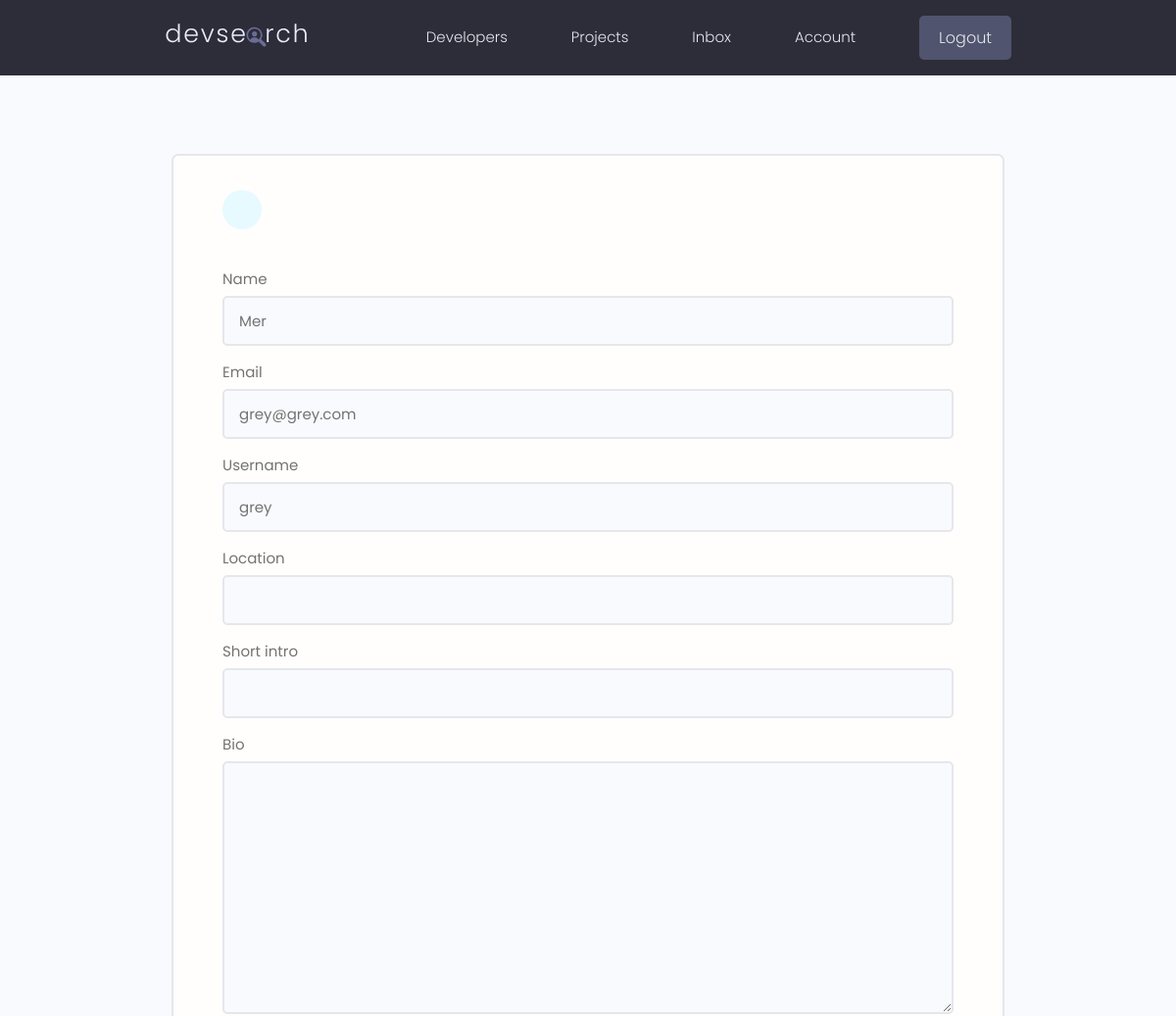
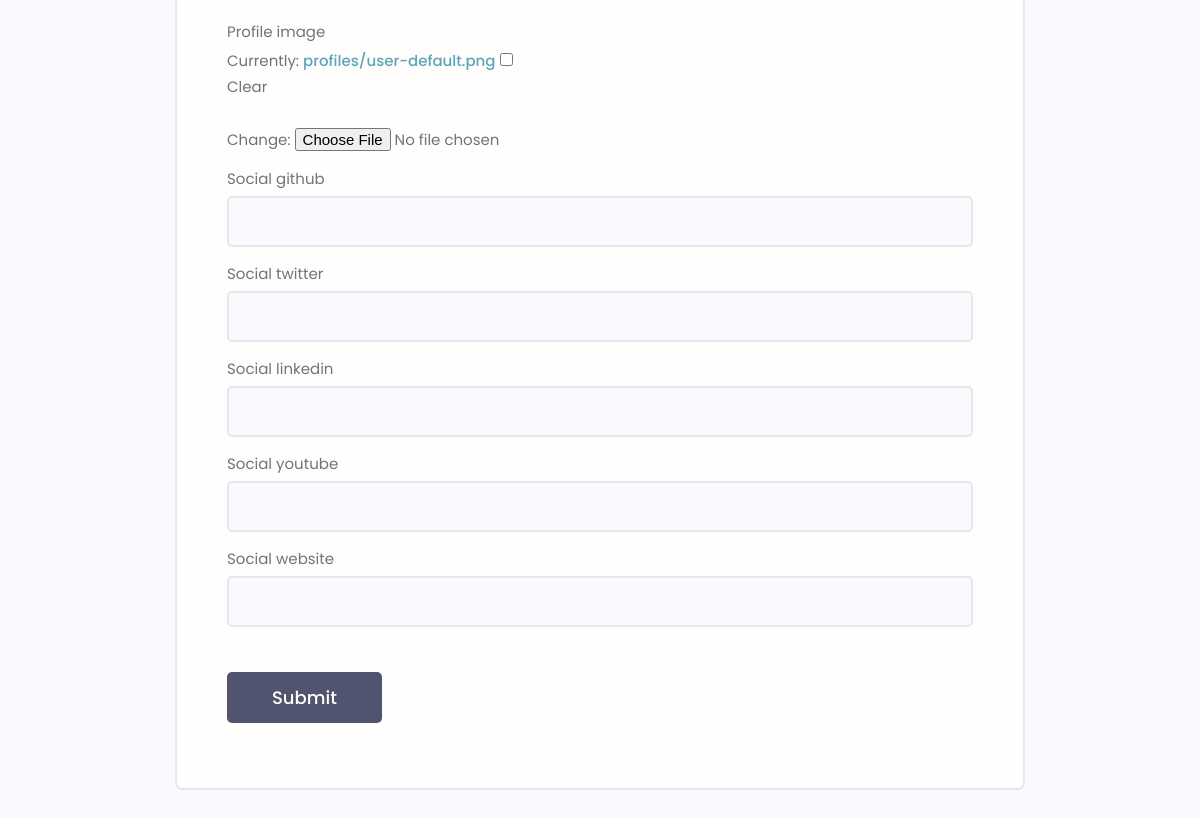
Before: /edit-account/ (signed in) with the older database file (2 pictures, top to bottom).
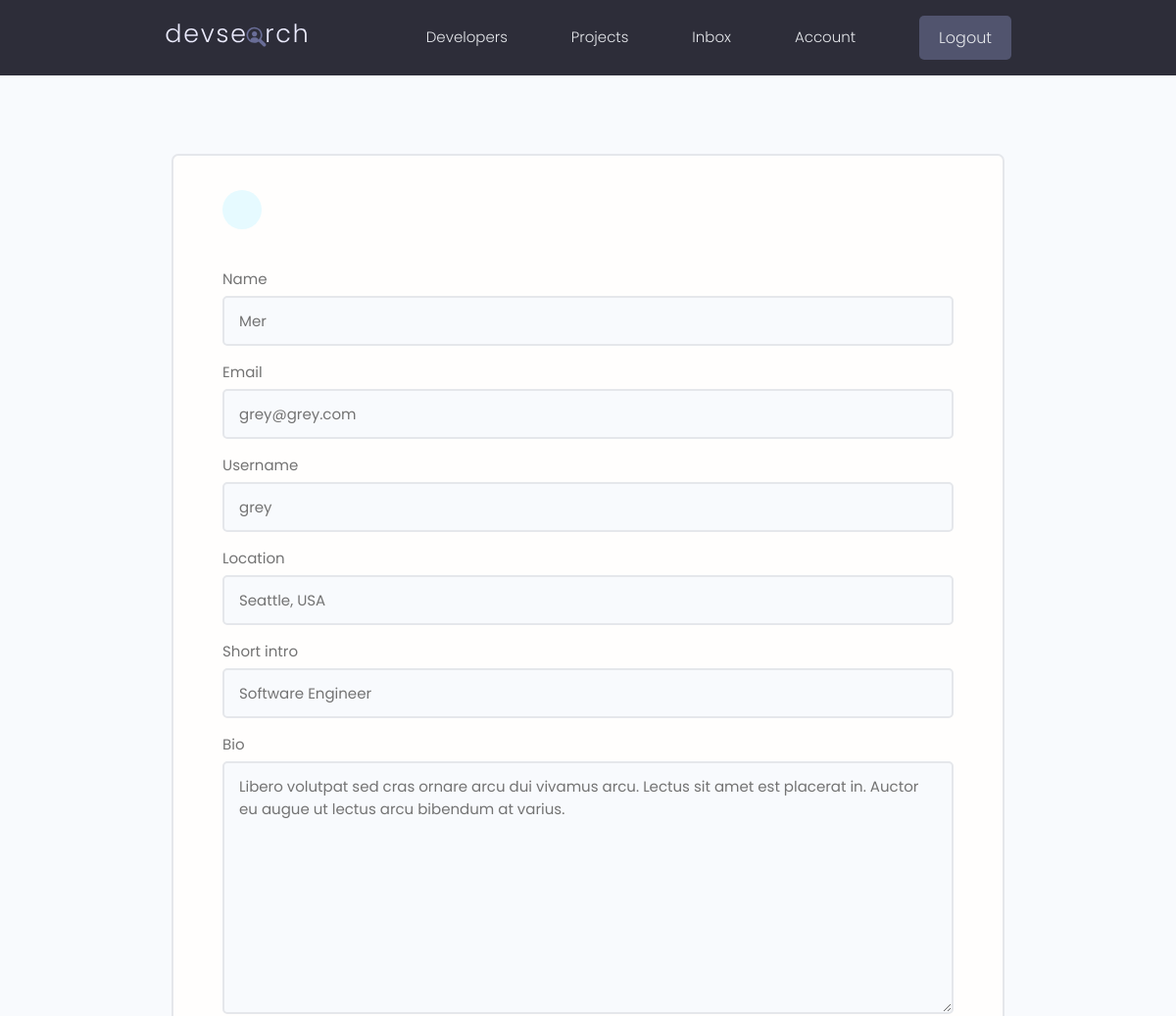
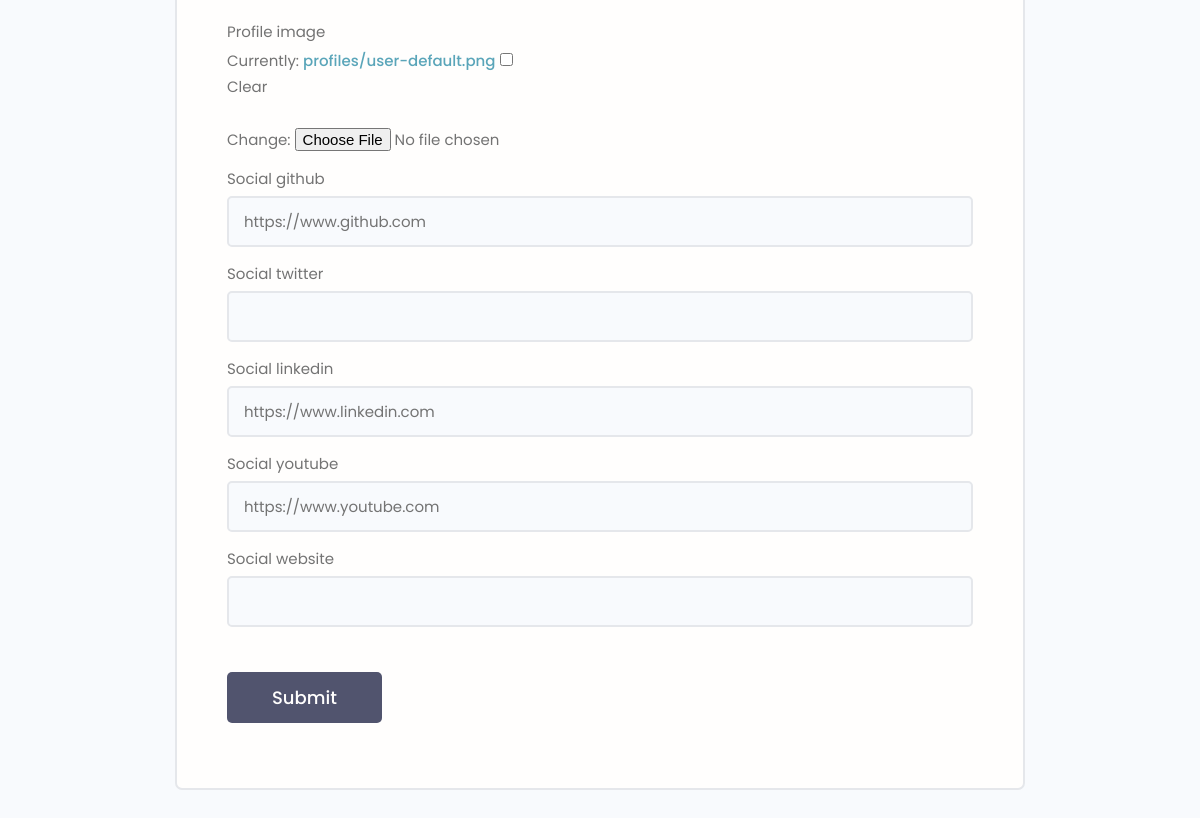
After: the same page with the newer database file (2 pictures, top to bottom).
### users/models.py (models this page shows, shortened)
class Profile(models.Model):
  user = models.OneToOneField(User, null=True, on_delete=models.CASCADE, blank=True)
  name = models.CharField(max_length=200, null=True, blank=True)
  email = models.EmailField(max_length=500, null=True, blank=True)
  username = models.CharField(max_length=200, null=True, blank=True)
  location = models.CharField(max_length=200, null=True, blank=True)
  short_intro = models.CharField(max_length=500, null=True, blank=True)
  bio = models.TextField(null=True, blank=True)
  profile_image = models.ImageField(null=True, blank=True, upload_to='profiles/', default='profiles/user-default.png')
  social_github = models.CharField(max_length=200, null=True, blank=True)
  social_twitter = models.CharField(max_length=200, null=True, blank=True)
  social_linkedin = models.CharField(max_length=200, null=True, blank=True)
  social_youtube = models.CharField(max_length=200, null=True, blank=True)
  social_website = models.CharField(max_length=200, null=True, blank=True)
  id = models.UUIDField(primary_key=True, default=uuid.uuid4, editable=False, unique=True)
  created = models.DateTimeField(auto_now_add=True)
  updated = models.DateTimeField(auto_now=True)

### users/views.py (the view)
# urls.py: path('edit-account/', views.editAccount, name='edit-account'),
@login_required(login_url='login')
def editAccount(request):
    form = CustomProfileForm(instance=request.user.profile)
    if request.method == 'POST':
        form = CustomProfileForm(request.POST, request.FILES, instance=request.user.profile)
        if form.is_valid():
            form.save()
            return redirect('account')
    context = {'form': form}
    return render(request, 'users/profile-form.html', context)

### users/forms.py
class CustomProfileForm(ModelForm):
  class Meta:
    model = Profile
    fields = ['name', 'email', 'username', 'location', 'short_intro', 'bio', 'profile_image', 'social_github', 'social_twitter', 'social_linkedin', 'social_youtube', 'social_website']
  def __init__(self, *args, **kwargs):
    super(CustomProfileForm, self).__init__(*args, **kwargs)
    for name,field in self.fields.items():
      field.widget.attrs.update({'class': 'input'})

### users/templates/users/profile-form.html (shortened to what this page needs)
{% extends 'main.html' %}
{% block content %}
<main class="formPage my-xl">
  <div class="content-box">
      <div class="formWrapper">
          <a class="backButton" href="{% url 'account' %}"></a>
          <br>
          <form class="form" method="POST" enctype="multipart/form-data" action="{% url 'edit-account' %}">
            {% for field in form %}
              <div class="form__field">
                  <label for="formInput#text">{{field.label}} </label>
                  {{field}}
              </div>
              {% endfor %}
              <input class="btn btn--sub btn--lg  my-md" type="submit" value="Submit" />
          </form>
      </div>
  </div>
</main>
{% endblock content %}

Changed rows visible on the page:
changed Profile "Mer": location (not shown) → "Seattle, USA"; short_intro (not shown) → "Software Engineer"; bio (not shown) → "Libero volutpat sed cras ornare arcu dui vivamus arcu. Lectus sit amet est placerat in. Auctor eu augue ut lectus arcu bibendum at varius."; social_github (not shown) → "https://www.github.com"; social_linkedin (not shown) → "https://www.linkedin.com"; social_youtube (not shown) → "https://www.youtube.com"
